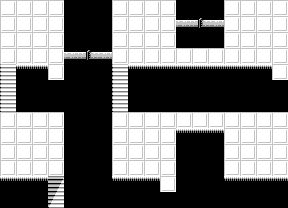

Tiled map render using the project's own tile images. Description and the map definition, with tile-layer contents summarised, below:
An orthogonal 18x13 tile map with 16x16 px tiles, 2 tile layers (Tile Layer 1, Tile Layer 2), 2 tilesets and 8 objects (4x Target, 4x Event).

<map version="1.0" orientation="orthogonal" renderorder="right-down" width="18" height="13" tilewidth="16" tileheight="16" nextobjectid="103">
 <properties>
  <property name="bgm" value="optional_dungeon" />
  <property name="encounter" value="encounterset_level10_danger00" />
  <property name="name" value="Compound" />
 </properties>
 <tileset firstgid="1" source="../tilesets/lower.tsx" />
 <tileset firstgid="176" source="../tilesets/upper.tsx" />
 <layer name="Tile Layer 1" width="18" height="13">
  <properties>
   <property name="z" value="0" />
  </properties>
  <data>[234 cells, 140 non-empty, 6 distinct tile ids]</data>
 </layer>
 <layer name="Tile Layer 2" width="18" height="13">
  <properties>
   <property name="z" value=".5" />
  </properties>
  <data>[234 cells, 6 non-empty, 2 distinct tile ids]</data>
 </layer>
 <objectgroup name="Object Layer 1">
  <object id="95" name="left" type="Target" x="48" y="64" width="16" height="16" />
  <object id="96" name="right" type="Target" x="272" y="64" width="16" height="16" />
  <object id="97" name="middle" type="Target" x="160" y="176" width="16" height="16" />
  <object id="98" name="stairs" type="Target" x="48" y="176" width="16" height="16" />
  <object id="99" name="tele" type="Event" x="160" y="192" width="16" height="16">
   <properties>
    <property name="onCollide" value="targetTele('crater/compound02.tmx', 'back_middle')" />
   </properties>
  </object>
  <object id="100" name="tele" type="Event" x="48" y="80" width="16" height="16">
   <properties>
    <property name="onCollide" value="targetTele('crater/compound03.tmx', 'back_left')" />
   </properties>
  </object>
  <object id="101" name="tele" type="Event" x="272" y="80" width="16" height="16">
   <properties>
    <property name="onCollide" value="targetTele('crater/compound03.tmx', 'back_right')" />
   </properties>
  </object>
  <object id="102" name="tele" type="Event" x="48" y="192" width="16" height="16">
   <properties>
    <property name="onCollide" value="targetTele('crater/compound05.tmx', 'stairs')" />
   </properties>
  </object>
 </objectgroup>
</map>
